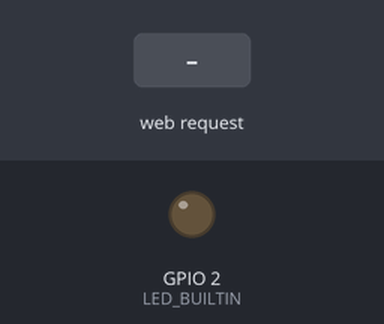
Bench run of a sketch on a simulated ESP8266 (NodeMCU). On the bench: output pins drawn as LEDs (lit = HIGH, except the on-board LED, lit = LOW). The inputs (shaded band) are chosen by the test bench. What the sketch prints to the serial monitor is not drawn.

Above: at 2.2 s.
2.3 s: HTTP request GET /LEDSwitch received
At 3.1 s:
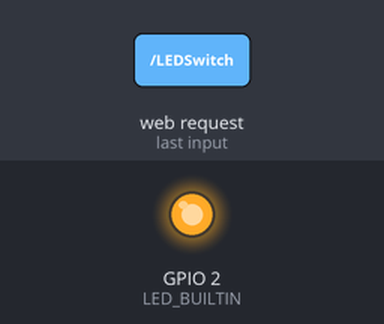
4.8 s: HTTP request GET /LEDOn received
At 5.1 s:
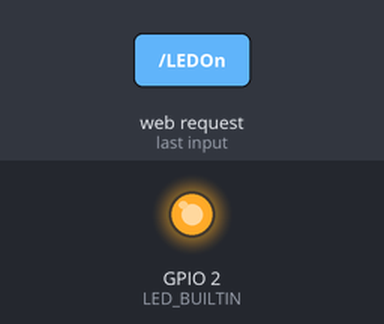
6.3 s: HTTP request GET /LEDOff received
At 7.4 s:
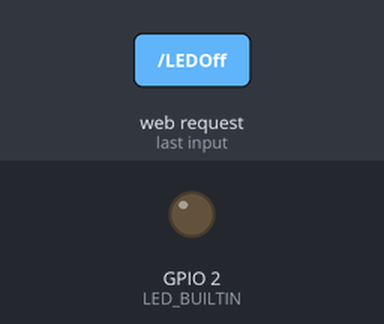
Timing chart, 0 to 9.3 s (numbered marks = the images above; inputs shaded):
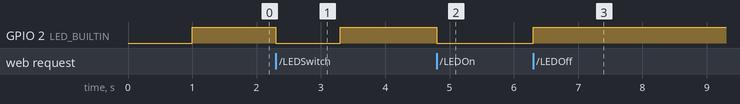

The sketch:

Esp_AP_WebServer.ino
```cpp
/*
 * NodeMCU/ESP8266 act as AP (Access Point) and simplest Web Server
 * to control GPIO (on-board LED)
 * Connect to AP "arduino-er", password = "password"
 * Open browser, visit 192.168.4.1
 */
#include <ESP8266WiFi.h>
#include <WiFiClient.h>
#include <ESP8266WebServer.h>

const char *ssid = "arduino-er";
const char *password = "password";
int stateLED = HIGH;

ESP8266WebServer server(80);

void handleRoot() {
    response();
}

void handleLedOn() {
  stateLED = LOW;
  digitalWrite(LED_BUILTIN, stateLED);
  response();
}

void handleLedOff() {
  stateLED = HIGH;
  digitalWrite(LED_BUILTIN, stateLED);
  response();
}

void handleLedOnTemporarily() {
  handleLedOn();
  delay(1000);// delay a moment, and switch turns off again
  handleLedOff();
}


const String HtmlHtml = "<html><head>"
    "<meta name=\"viewport\" content=\"width=device-width, initial-scale=1\" /></head>";
const String HtmlHtmlClose = "</html>";
const String HtmlTitle = "<h1>Arduino-er: ESP8266 AP WebServer exercise</h1><br/>\n";
const String HtmlLedStateLow = "<big>LED is now <b>ON</b></big><br/>\n";
const String HtmlLedStateHigh = "<big>LED is now <b>OFF</b></big><br/>\n";
const String HtmlButtons =
    "<a href=\"LEDSwitch\"><button style=\"display: block; width: 100%;\">Switch</button></a><br/>"
    "<a href=\"LEDOn\"><button style=\"display: block; width: 100%;\">ON</button></a><br/>"
    "<a href=\"LEDOff\"><button style=\"display: block; width: 100%;\">OFF</button></a><br/>";

void response(){
  String htmlRes = HtmlHtml + HtmlTitle;
  if(stateLED == LOW){
    htmlRes += HtmlLedStateLow;
  }else{
    htmlRes += HtmlLedStateHigh;
  }

  htmlRes += HtmlButtons;
  htmlRes += HtmlHtmlClose;

  server.send(200, "text/html", htmlRes);
}

void setup() {
    delay(1000);
    Serial.begin(9600);
    Serial.println();

    WiFi.softAP(ssid, password);

    IPAddress apip = WiFi.softAPIP();
    Serial.print("visit: \n");
    Serial.println(apip);
    server.on("/", handleRoot);
    server.on("/LEDSwitch", handleLedOnTemporarily);
    server.on("/LEDOn", handleLedOn);
    server.on("/LEDOff", handleLedOff);
    server.begin();
    Serial.println("HTTP server beginned");
    pinMode(LED_BUILTIN, OUTPUT);
    digitalWrite(LED_BUILTIN, stateLED);
}

void loop() {
    server.handleClient();
}
```

Measured:
- after the input at 2.3 s, GPIO 2 (LED_BUILTIN): HIGH → LOW at once, → HIGH 1.0 s later
- after the input at 4.8 s, GPIO 2 (LED_BUILTIN): HIGH → LOW at once
- after the input at 6.3 s, GPIO 2 (LED_BUILTIN): LOW → HIGH at once
